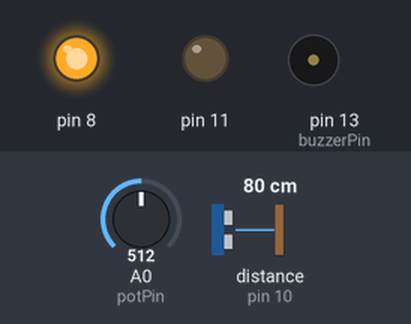
Simulated run of this sketch. Board: Arduino Uno, built with avr-gcc and run on an emulated ATmega328P. On the bench: output pins drawn as LEDs (lit = HIGH), buzzer (waves = sounding). Wiring (inferred from the names in the program): ultrasonic range finder: trigger pin 9; echo pin 10. The test bench sets the inputs (shaded band); at power-on: distance to the obstacle (sensor on pin 10) 80 cm, A0 (potPin) = 512. The echo pulse lasts 58.3 µs per cm; pins used as bus, display or sensor lines are not drawn.

Above: at 1.2 s.
1.3 s: distance to the obstacle (sensor on pin 10) set to 12 cm
2.8 s: distance to the obstacle (sensor on pin 10) set to 9 cm
At 3.6 s:
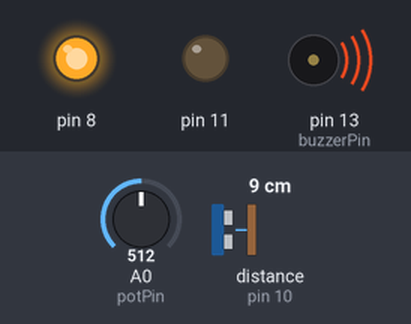
4.4 s: distance to the obstacle (sensor on pin 10) set to 18 cm
At 5.5 s:
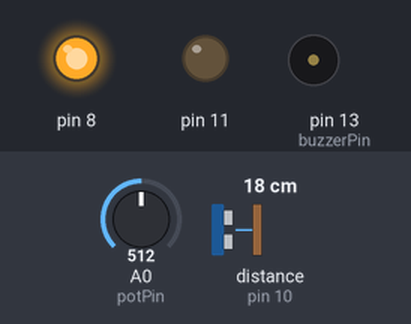
6.0 s: distance to the obstacle (sensor on pin 10) set to 2 cm
At 6.5 s:
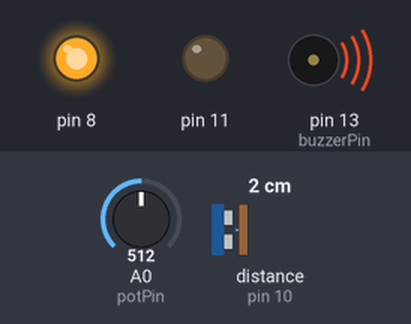
Timing chart, 0 to 8.6 s (numbered marks = the images above; inputs shaded):
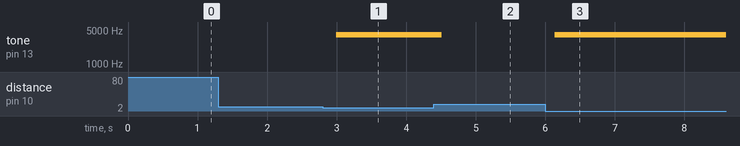

The sketch:

Aowan_6EV.ino
```cpp
/*
 * Project for LSCC Science Fair 2025
 *
 * https://github.com/kazi-rakib/RoboticsClub/Projects/ScienceFair25
 *
 * by Rakib Hasan
 */
#define RELAY_PIN 3
#define MINIMUM_DISTANCE 10

const int servoPin = RELAY_PIN;
const int trigPin = 9;
const int echoPin = 10;
const int buzzerPin = 13;

int potPin = A0;  // analog pin used to connect the potentiometer
int potValue = 10;    // variable to read the value from the analog pin


long duration, distance;

void setup() {

  pinMode(11, OUTPUT);
  pinMode(8, OUTPUT);
  pinMode(LED_BUILTIN, OUTPUT); // for LED indicator

  digitalWrite(11, LOW); // optional, for sonar sensor
  digitalWrite(8, HIGH); // optional, for sonar sensor

  pinMode(buzzerPin, OUTPUT);
  pinMode(trigPin, OUTPUT);
  pinMode(echoPin, INPUT);
  Serial.begin(9600);
}

void loop() {
  digitalWrite(trigPin, LOW);
  delayMicroseconds(2);
  digitalWrite(trigPin, HIGH);
  delayMicroseconds(10);
  digitalWrite(trigPin, LOW);

  duration = pulseIn(echoPin, HIGH);
  distance = (duration*.0343)/2; // in cm
  // distance = (duration*AIR_SPEED)/2; // in cm
  delay(100);

  potValue = analogRead(potPin);            // reads the value of the potentiometer (value between 0 and 1023)
  potValue = map(potValue, 0, 1023, MINIMUM_DISTANCE, 400);     // scale it for use with the servo (value between 0 and 180)


  if (distance < MINIMUM_DISTANCE){
    digitalWrite(13, HIGH);
    tone(buzzerPin, 4000);
    digitalWrite(servoPin, HIGH);

  } else {
    digitalWrite(13, LOW);
    noTone(buzzerPin);
    digitalWrite(servoPin, LOW);
  }

}
```

Measured:
- the behaviour switches between 11 and 10 cm on distance to the obstacle (sensor on pin 10) (found by bisection; images 0 and 1)
- after the input at 1.3 s, every drawn part: stays the same
- after the input at 2.8 s, tone on pin 13 (buzzerPin): silent → 4000 Hz after 0.19 s
- after the input at 4.4 s, tone on pin 13 (buzzerPin): 4000 Hz → silent after 0.11 s
- after the input at 6.0 s, tone on pin 13 (buzzerPin): silent → 4000 Hz after 0.14 s
